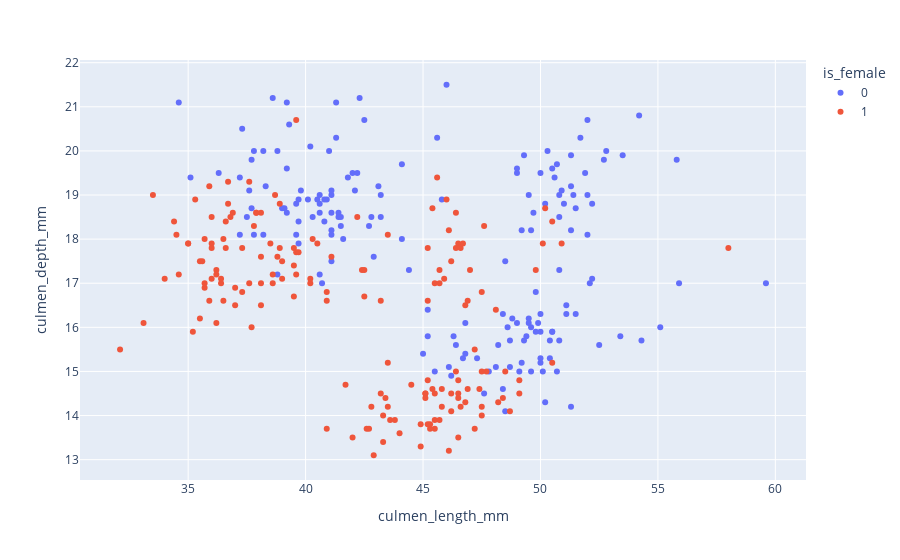

This figure's notebook cell:
### Code cell
px.scatter(
    data_frame=penguins,
    x="culmen_length_mm",
    y="culmen_depth_mm",
    color="is_female",
    hover_data={
        "species": True
    }
)

### Figure 1 — Plotly figure (JSON) as saved in the notebook; plotly's stock layout.template omitted (floating-point values rounded to 4 significant figures; data arrays with more than 128 entries replaced by an {"elided": "..."} marker saying what was removed)
{"data": [{"customdata": {"elided": "168x1 str values"}, "hovertemplate": "is_female=0<br>culmen_length_mm=%{x}<br>culmen_depth_mm=%{y}<br>species=%{customdata[0]}<extra></extra>", "legendgroup": "0", "marker": {"color": "#636efa", "symbol": "circle"}, "mode": "markers", "name": "0", "orientation": "v", "showlegend": true, "type": "scatter", "x": {"elided": "168 float values"}, "xaxis": "x", "y": {"elided": "168 float values"}, "yaxis": "y"}, {"customdata": {"elided": "165x1 str values"}, "hovertemplate": "is_female=1<br>culmen_length_mm=%{x}<br>culmen_depth_mm=%{y}<br>species=%{customdata[0]}<extra></extra>", "legendgroup": "1", "marker": {"color": "#EF553B", "symbol": "circle"}, "mode": "markers", "name": "1", "orientation": "v", "showlegend": true, "type": "scatter", "x": {"elided": "165 float values"}, "xaxis": "x", "y": {"elided": "165 float values"}, "yaxis": "y"}], "layout": {"autosize": true, "legend": {"title": {"text": "is_female"}, "tracegroupgap": 0}, "margin": {"t": 60}, "xaxis": {"anchor": "y", "autorange": true, "domain": [0, 1], "range": [30.43, 61.27], "title": {"text": "culmen_length_mm"}, "type": "linear"}, "yaxis": {"anchor": "x", "autorange": true, "domain": [0, 1], "range": [12.45, 22.15], "title": {"text": "culmen_depth_mm"}, "type": "linear"}}}
